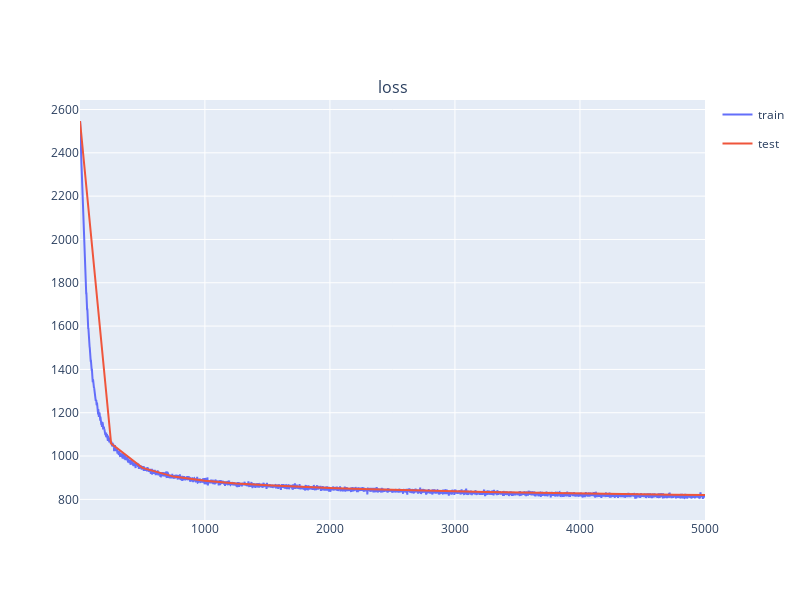

Here is the notebook cell this chart was saved with:
### Code cell
display_no_widgets(plotter)

### Figure 1 — Plotly figure (JSON) as saved in the notebook; plotly's stock layout.template omitted (floating-point values rounded to 4 significant figures; data arrays with more than 128 entries replaced by an {"elided": "..."} marker saying what was removed)
{"data": [{"hovertemplate": "phase=train<br>epoch=%{x}<br>loss=%{y}<extra></extra>", "legendgroup": "train", "marker": {"color": "#636efa", "symbol": "circle"}, "mode": "lines", "name": "train", "orientation": "v", "showlegend": true, "type": "scatter", "x": {"elided": "4999 int values"}, "xaxis": "x", "y": {"elided": "4999 float values"}, "yaxis": "y"}, {"hovertemplate": "phase=test<br>epoch=%{x}<br>loss=%{y}<extra></extra>", "legendgroup": "test", "marker": {"color": "#EF553B", "symbol": "circle"}, "mode": "lines", "name": "test", "orientation": "v", "showlegend": true, "type": "scatter", "x": [1, 250, 500, 750, 1000, 1250, 1500, 1750, 2000, 2250, 2500, 2750, 3000, 3250, 3500, 3750, 4000, 4250, 4500, 4750, 5000], "xaxis": "x", "y": [2547.0, 1058.0, 945.2, 905.1, 885.6, 873.3, 865.2, 858.2, 851.9, 847.9, 843.2, 840.3, 836.9, 834.4, 831.8, 829.3, 827.2, 825.5, 823.4, 821.5, 820.7], "yaxis": "y"}], "layout": {"annotations": [{"font": {"size": 16}, "showarrow": false, "text": "loss", "x": 0.5, "xanchor": "center", "xref": "paper", "y": 1, "yanchor": "bottom", "yref": "paper"}], "height": 600, "showlegend": true, "width": 800, "xaxis": {"anchor": "y", "domain": [0, 1]}, "yaxis": {"anchor": "x", "domain": [0, 1]}}}
